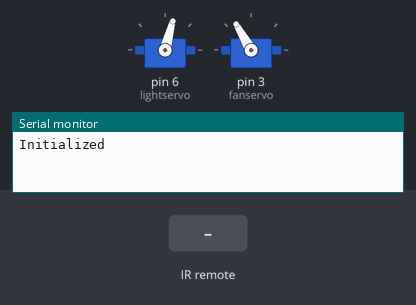
Simulated run of this sketch. Board: Arduino Uno, built with avr-gcc and run on an emulated ATmega328P. On the bench: 2 × servo, the last lines printed to the serial monitor. Inputs (shaded band) come from the test bench.

Above: at 1.2 s.
1.3 s: infrared code 0x45 received
At 1.45 s:
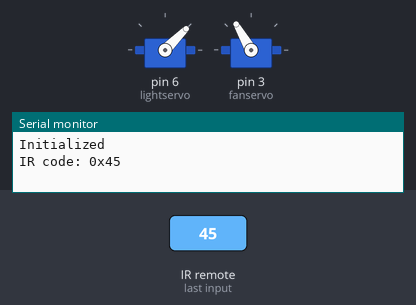
3.1 s: infrared code 0x47 received
At 3.25 s:
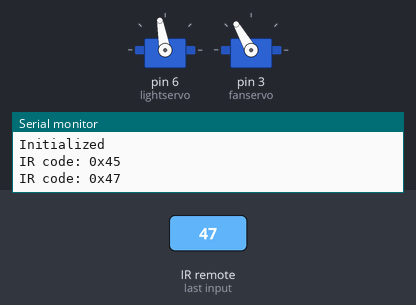
4.9 s: infrared code 0x43 received
At 5.05 s:
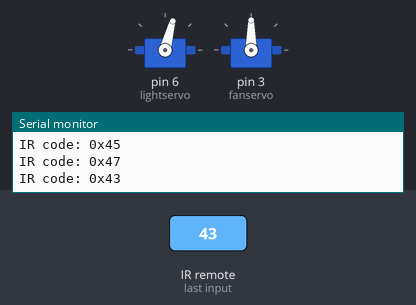
6.7 s: infrared code 0x44 received
At 6.85 s:
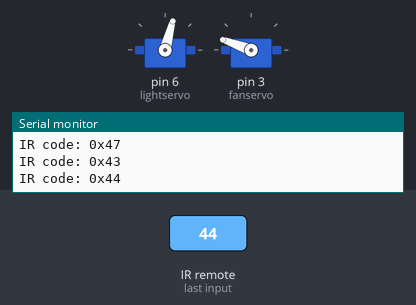
Timing chart, 0 to 9.5 s (numbered marks = the images above; inputs shaded):
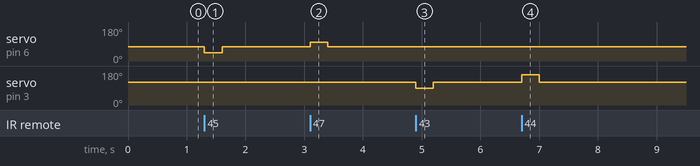

The sketch:

RCLightSwitchxFan.ino
```cpp
#include <IRremote.hpp>  // new include style
#include <Servo.h>

#define RECV_PIN 2
IRrecv irrecv(RECV_PIN);
decode_results results;

Servo lightservo;
Servo fanservo;

void setup() {
  Serial.begin(9600);
  IrReceiver.begin(RECV_PIN, ENABLE_LED_FEEDBACK);

  lightservo.attach(6);
  fanservo.attach(3);

  lightservo.write(75); //75 = base  100 = ON  -- = OFF
  fanservo.write(120); //120 = base  90 = ON   -- = OFF

  Serial.println("Initialized");
}

void loop() {
  if (IrReceiver.decode()) {
    Serial.print("IR code: 0x");
    Serial.println(IrReceiver.decodedIRData.command, HEX);
    if (IrReceiver.decodedIRData.command == 0x45) { //LIGHT OFF
      lightservo.write(45);
      delay(300);
      lightservo.write(75);
    } else if(IrReceiver.decodedIRData.command == 0x47) { //LIGHT ON
      lightservo.write(100);
      delay(300);
      lightservo.write(75);
    } else if (IrReceiver.decodedIRData.command == 0x43) { //FAN ON
      fanservo.write(90);
      delay(300);
      fanservo.write(120);
    } else if (IrReceiver.decodedIRData.command == 0x44) { //FAN OFF
      fanservo.write(160);
      delay(300);
      fanservo.write(120);
    }
    IrReceiver.resume();
  }
}
```

Measured:
- after the input at 1.3 s, servo on pin 6 (lightservo): 75° → 45° at once, → 75° 0.30 s later
- after the input at 3.1 s, servo on pin 6 (lightservo): 75° → 100° at once, → 75° 0.30 s later
- after the input at 4.9 s, servo on pin 3 (fanservo): 120° → 90° at once, → 120° 0.30 s later
- after the input at 6.7 s, servo on pin 3 (fanservo): 120° → 160° at once, → 120° 0.30 s later
